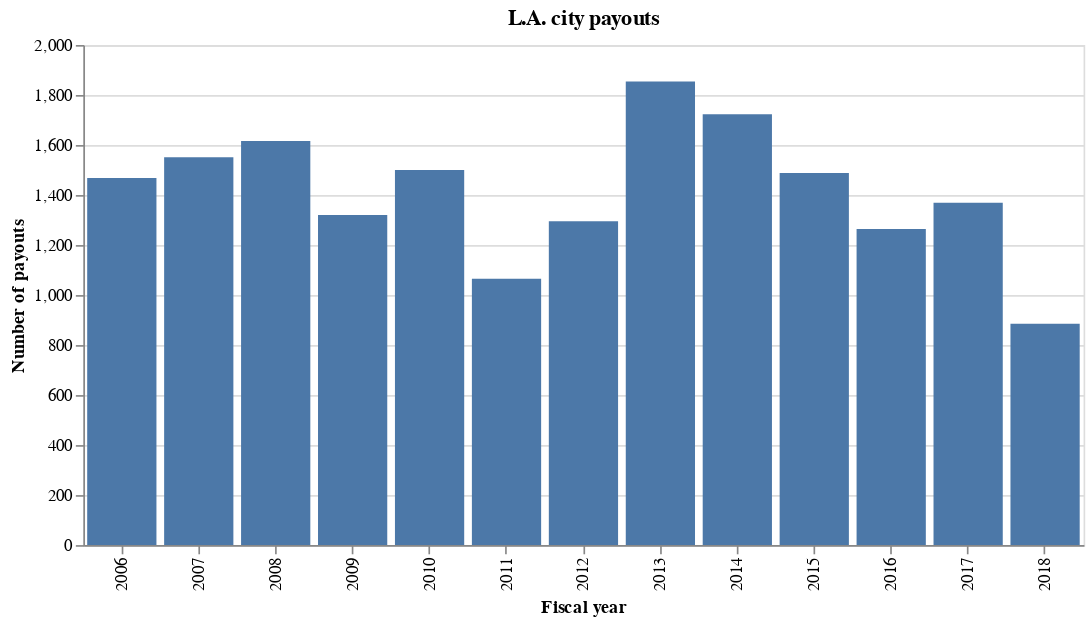

Source (notebook cell):
### Code cell
alt.Chart(annual_totals.reset_index(), title="L.A. city payouts").mark_bar().encode(
    x=alt.X("fiscal_year:O", axis=alt.Axis(title="Fiscal year")),
    y=alt.Y("number:Q", axis=alt.Axis(title="Number of payouts")),
).properties(width=600)

### Figure 1 — Vega-Lite specification as saved in the notebook (floating-point values rounded to 4 significant figures)
{"$schema": "https://vega.github.io/schema/vega-lite/v2.4.3.json", "config": {"view": {"height": 300, "width": 400}}, "data": {"values": [{"amount": 37206924, "average": 25350.0, "fiscal_year": 2006, "number": 1468}, {"amount": 30593290, "average": 19720.0, "fiscal_year": 2007, "number": 1551}, {"amount": 36637836, "average": 22670.0, "fiscal_year": 2008, "number": 1616}, {"amount": 36750732, "average": 27840.0, "fiscal_year": 2009, "number": 1320}, {"amount": 90536467, "average": 60360.0, "fiscal_year": 2010, "number": 1500}, {"amount": 45016329, "average": 42270.0, "fiscal_year": 2011, "number": 1065}, {"amount": 48298045, "average": 37300.0, "fiscal_year": 2012, "number": 1295}, {"amount": 39900000.0, "average": 21520.0, "fiscal_year": 2013, "number": 1854}, {"amount": 58350000.0, "average": 33860.0, "fiscal_year": 2014, "number": 1723}, {"amount": 64100000.0, "average": 43080.0, "fiscal_year": 2015, "number": 1488}, {"amount": 119100000.0, "average": 94230.0, "fiscal_year": 2016, "number": 1264}, {"amount": 201400000.0, "average": 147100.0, "fiscal_year": 2017, "number": 1369}, {"amount": 72830000.0, "average": 82290.0, "fiscal_year": 2018, "number": 885}]}, "encoding": {"x": {"axis": {"title": "Fiscal year"}, "field": "fiscal_year", "type": "ordinal"}, "y": {"axis": {"title": "Number of payouts"}, "field": "number", "type": "quantitative"}}, "mark": "bar", "title": "L.A. city payouts", "width": 600}
